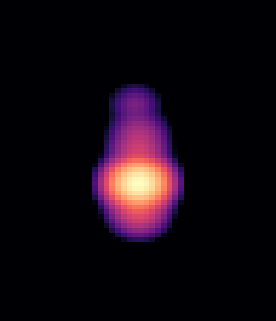
#> input picture 2D_Supplemental/verbatim_supplemental_note_source/assets/specular_detector.png, 276 x 321 px
$ python generate_figure8.py
#> lines starting #> are read from the running program, lines starting #| are printed output that depends on the picture; after the words box and inside, x2 and y2 are one past the last pixel; in counts of white or black regions, pixels touching at a corner belong together
#> in main, detector is the input picture: PIL image 276x321 RGB; mean R, G, B 17.9, 8, 17.5
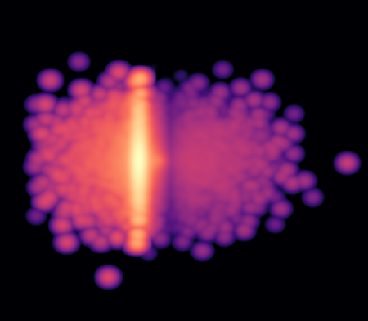
#> input picture 2D_Supplemental/verbatim_supplemental_note_source/assets/specular_caked.png, 368 x 321 px
#> in main, caked is the input picture: PIL image 368x321 RGB; mean R, G, B 65.2, 23.9, 49.9
from __future__ import annotations

import math
from pathlib import Path

import matplotlib
import matplotlib.pyplot as plt
import numpy as np
from matplotlib.colors import PowerNorm
from PIL import Image
from scipy.spatial import cKDTree

ROOT = Path(__file__).resolve().parents[1]
ASSETS = ROOT / 'assets'
FIGURES = ROOT / 'figures'

MEAN_WAVELENGTH_A = 1.540592925
K0 = 2.0 * math.pi / MEAN_WAVELENGTH_A
K_INTERNAL = 4.078341
INCIDENCE_DEG = 5.0
REF_C = 1453.12
REF_R = 1596.422
PITCH_M = 1.0e-4
DETECTOR_DISTANCE_M = 0.075


def sample_from_lab_matrix() -> np.ndarray:
    angle = math.radians(INCIDENCE_DEG)
    return np.array([
        [1.0, 0.0, 0.0],
        [0.0, math.cos(angle), math.sin(angle)],
        [0.0, -math.sin(angle), math.cos(angle)],
    ])


R_SAMPLE_FROM_LAB = sample_from_lab_matrix()
KI = np.array([
    0.0,
    K0 * math.cos(math.radians(INCIDENCE_DEG)),
    -math.sqrt(max(K_INTERNAL**2 - (K0 * math.cos(math.radians(INCIDENCE_DEG)))**2, 0.0)),
])


def detector_grid_to_q(width: int, height: int, extent: tuple[float, float, float, float]):
    cmin, cmax, rmin, rmax = extent
    c = cmin + (np.arange(width) + 0.5) * (cmax - cmin) / width
    r = rmin + (np.arange(height) + 0.5) * (rmax - rmin) / height
    C, R = np.meshgrid(c, r, indexing='xy')
    x_lab = (C - REF_C) * PITCH_M
    y_lab = np.full_like(x_lab, DETECTOR_DISTANCE_M)
    z_lab = -(R - REF_R) * PITCH_M
    ray = np.stack([x_lab, y_lab, z_lab], axis=-1)
    ray /= np.linalg.norm(ray, axis=-1, keepdims=True)
    ray_sample = np.einsum('ij,...j->...i', R_SAMPLE_FROM_LAB, ray)
    kx = K0 * ray_sample[..., 0]
    ky = K0 * ray_sample[..., 1]
    radicand = K_INTERNAL**2 - kx**2 - ky**2
    valid = radicand >= 0
    kz = np.sqrt(np.maximum(radicand, 0.0))
    kf = np.stack([kx, ky, kz], axis=-1)
    return kf - KI, valid


def sphere_wireframe(ax):
    phi = np.linspace(0.0, 2.0 * math.pi, 60)
    theta = np.linspace(0.0, math.pi, 32)
    pp, tt = np.meshgrid(phi, theta)
    x = K_INTERNAL * np.sin(tt) * np.cos(pp) - KI[0]
    y = K_INTERNAL * np.sin(tt) * np.sin(pp) - KI[1]
    z = K_INTERNAL * np.cos(tt) - KI[2]
    ax.plot_wireframe(x, y, z, rstride=2, cstride=4, color='0.58', linewidth=0.30, alpha=0.19)


def equal_3d(ax, xlim, ylim, zlim):
    ax.set_xlim(*xlim)
    ax.set_ylim(*ylim)
    ax.set_zlim(*zlim)
    ax.set_box_aspect((xlim[1]-xlim[0], ylim[1]-ylim[0], zlim[1]-zlim[0]))
    ax.set_proj_type('ortho')


def decode_magma_parameter(image: Image.Image) -> tuple[np.ndarray, np.ndarray]:
    rgb = np.asarray(image.convert('RGB'), dtype=np.float64) / 255.0
    lut_t = np.linspace(0.0, 1.0, 4096)
    lut_rgb = matplotlib.colormaps['magma'](lut_t)[:, :3]
    tree = cKDTree(lut_rgb)
    _, index = tree.query(rgb.reshape(-1, 3), k=1)
    scalar = lut_t[index].reshape(rgb.shape[:2])
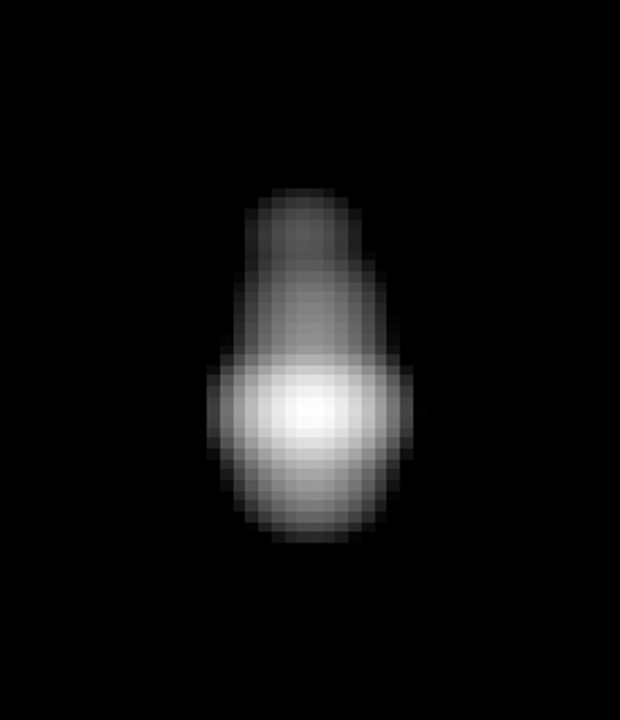
#> scalar: shape (720, 620) float64; min 0.000244, max 0.999, mean 0.0551
    foreground = np.max(rgb, axis=-1) > 0.025
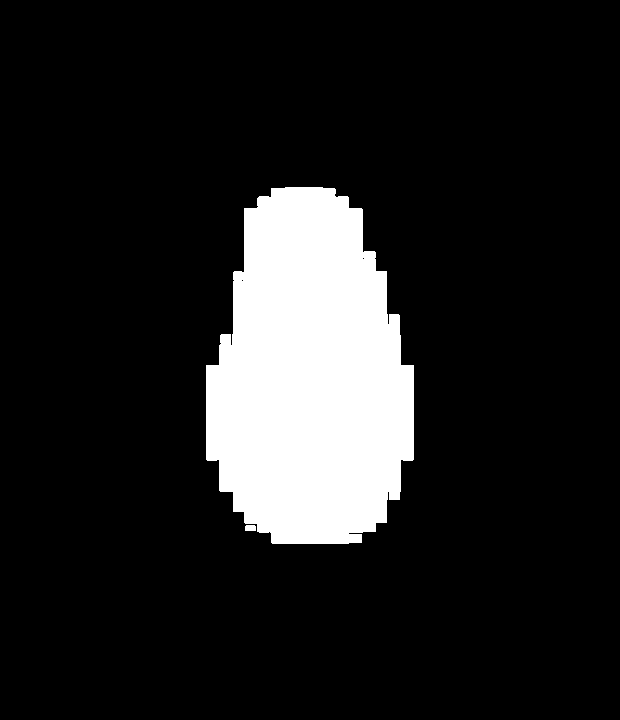
#> foreground: shape (720, 620) bool; 12.9% white; 2 white regions, box (x1, y1, x2, y2) and area: (206, 187, 414, 544) 57477, (245, 525, 256, 531) 64
    return scalar, foreground


def add_contrast_patch(ax, image_path: Path, extent):
    image = Image.open(image_path).convert('RGB').resize((620, 720), Image.Resampling.BICUBIC)
    scalar, foreground = decode_magma_parameter(image)
    q, valid = detector_grid_to_q(scalar.shape[1], scalar.shape[0], extent)
    positive = scalar[foreground & valid]
    vmin = float(np.quantile(positive, 0.01))
#> vmin = 0.0193
    vmax = float(np.quantile(positive, 0.995))
#> vmax = 0.995
    norm = PowerNorm(gamma=0.58, vmin=vmin, vmax=vmax, clip=True)
    cmap = matplotlib.colormaps['magma']
    mask = foreground & valid & (scalar >= vmin)
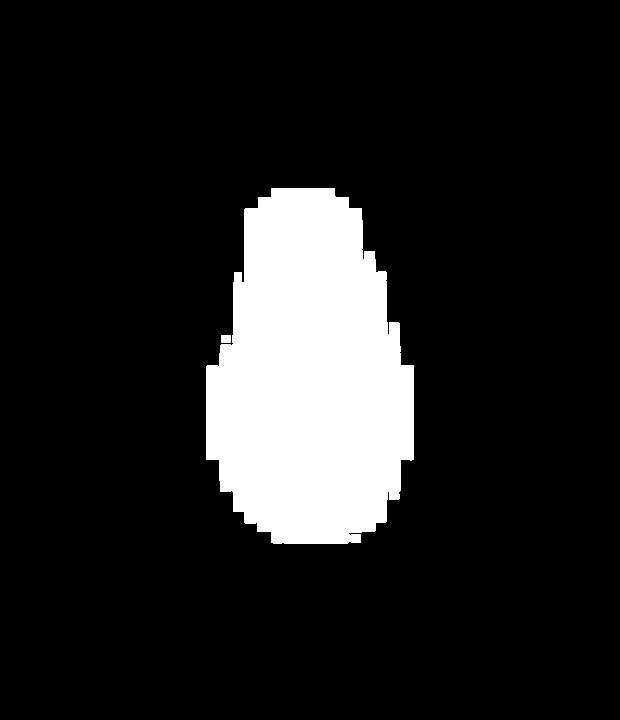
#> mask: shape (720, 620) bool; 12.8% white; 2 white regions, box (x1, y1, x2, y2) and area: (206, 188, 414, 544) 57037, (221, 335, 231, 343) 80
    ax.scatter(
        q[..., 0][mask], q[..., 1][mask], q[..., 2][mask],
        c=cmap(norm(scalar[mask])), s=0.78, alpha=0.96,
        linewidths=0, depthshade=False, rasterized=True,
    )
    return matplotlib.cm.ScalarMappable(norm=norm, cmap=cmap)


def main():
    detector = Image.open(ASSETS / 'specular_detector.png').convert('RGB')
    caked = Image.open(ASSETS / 'specular_caked.png').convert('RGB')
    extent = (1300.0, 1600.0, 1250.0, 1600.0)

    fig = plt.figure(figsize=(12.6, 4.35), constrained_layout=True)
    gs = fig.add_gridspec(1, 3, width_ratios=(1.40, 0.90, 1.10))

    ax = fig.add_subplot(gs[0, 0], projection='3d')
    sphere_wireframe(ax)
    mappable = add_contrast_patch(ax, ASSETS / 'specular_detector.png', extent)
    zline = np.linspace(0.0, 1.42, 120)
    ax.plot(np.zeros_like(zline), np.zeros_like(zline), zline, color='tab:blue', lw=1.25, label=r'zero-tilt $00L$ axis')
    ax.scatter([0], [0], [0], c='cyan', marker='+', s=42, linewidths=1.2, label=r'$Q=0$')
    ax.set_xlabel(r'$Q_x$ ($\AA^{-1}$)', labelpad=2)
    ax.set_ylabel(r'$Q_y$ ($\AA^{-1}$)', labelpad=2)
    ax.set_zlabel(r'$Q_z$ ($\AA^{-1}$)', labelpad=2)
    ax.set_title(r'a  Detector-visible $00L$ Ewald patch with expanded contrast', loc='left', fontsize=9, fontweight='bold')
    ax.view_init(elev=23, azim=-58)
    equal_3d(ax, (-0.55, 0.55), (-0.58, 0.52), (0.0, 1.45))
    ax.tick_params(labelsize=7, pad=0)
    ax.legend(loc='upper left', fontsize=6.8, frameon=False)
    cb = fig.colorbar(mappable, ax=ax, shrink=0.58, pad=0.025, aspect=20)
    cb.set_label('relative Ewald intensity\n(contrast-stretched display scale)', fontsize=7)
    cb.ax.tick_params(labelsize=6.5)

    ax = fig.add_subplot(gs[0, 1])
    ax.imshow(detector, extent=[1300, 1600, 1600, 1250], interpolation='bilinear')
    ax.scatter([REF_C], [REF_R], marker='+', c='cyan', s=55, linewidths=1.3)
    ax.annotate('direct beam', (REF_C, REF_R), xytext=(1515, 1575), color='cyan', fontsize=8,
                arrowprops=dict(arrowstyle='->', color='cyan', lw=0.9))
    ax.set_xlim(1300, 1600)
    ax.set_ylim(1600, 1250)
    ax.set_xlabel('detector column (px)')
    ax.set_ylabel('detector row (px)')
    ax.set_title('b  Specular detector density', loc='left', fontsize=9, fontweight='bold')

    ax = fig.add_subplot(gs[0, 2])
    ax.set_facecolor('black')
    ax.imshow(caked.transpose(Image.Transpose.FLIP_TOP_BOTTOM), extent=[4, 18, -4, 4], interpolation='bilinear', aspect='auto')
    ax.set_xlim(0, 20)
    ax.set_ylim(-10, 10)
    ax.set_xticks([0, 5, 10, 15, 20])
    ax.set_yticks([-10, -5, 0, 5, 10])
    ax.set_xlabel(r'$2\theta$ (deg)')
    ax.set_ylabel(r'$\phi$ (deg)')
    ax.set_title(r'c  Specular intensity in the full low-angle caked window', loc='left', fontsize=9, fontweight='bold')

    fig.suptitle(r'Specular ($r=0$) Ewald selection: improved intensity contrast and measurement coordinates', fontsize=12, fontweight='bold')
    FIGURES.mkdir(exist_ok=True)
    fig.savefig(FIGURES / 'fig_specular_detector_visible_round16.pdf', bbox_inches='tight')
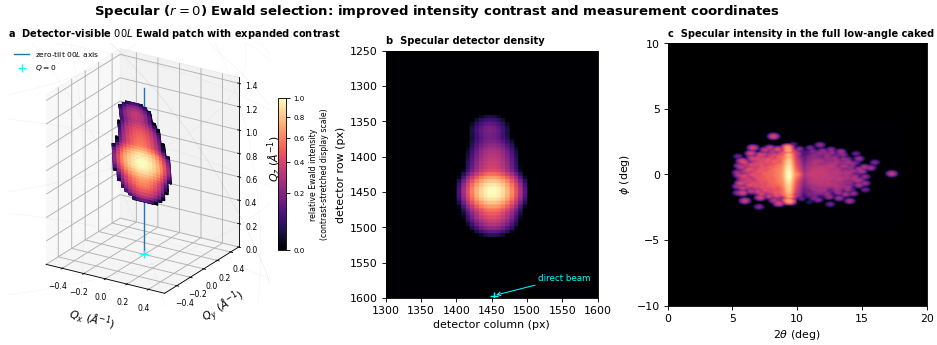
#> figure drawn by matplotlib, 4 panels
    fig.savefig(FIGURES / 'fig_specular_detector_visible_round16.png', dpi=260, bbox_inches='tight')


if __name__ == '__main__':
    main()
